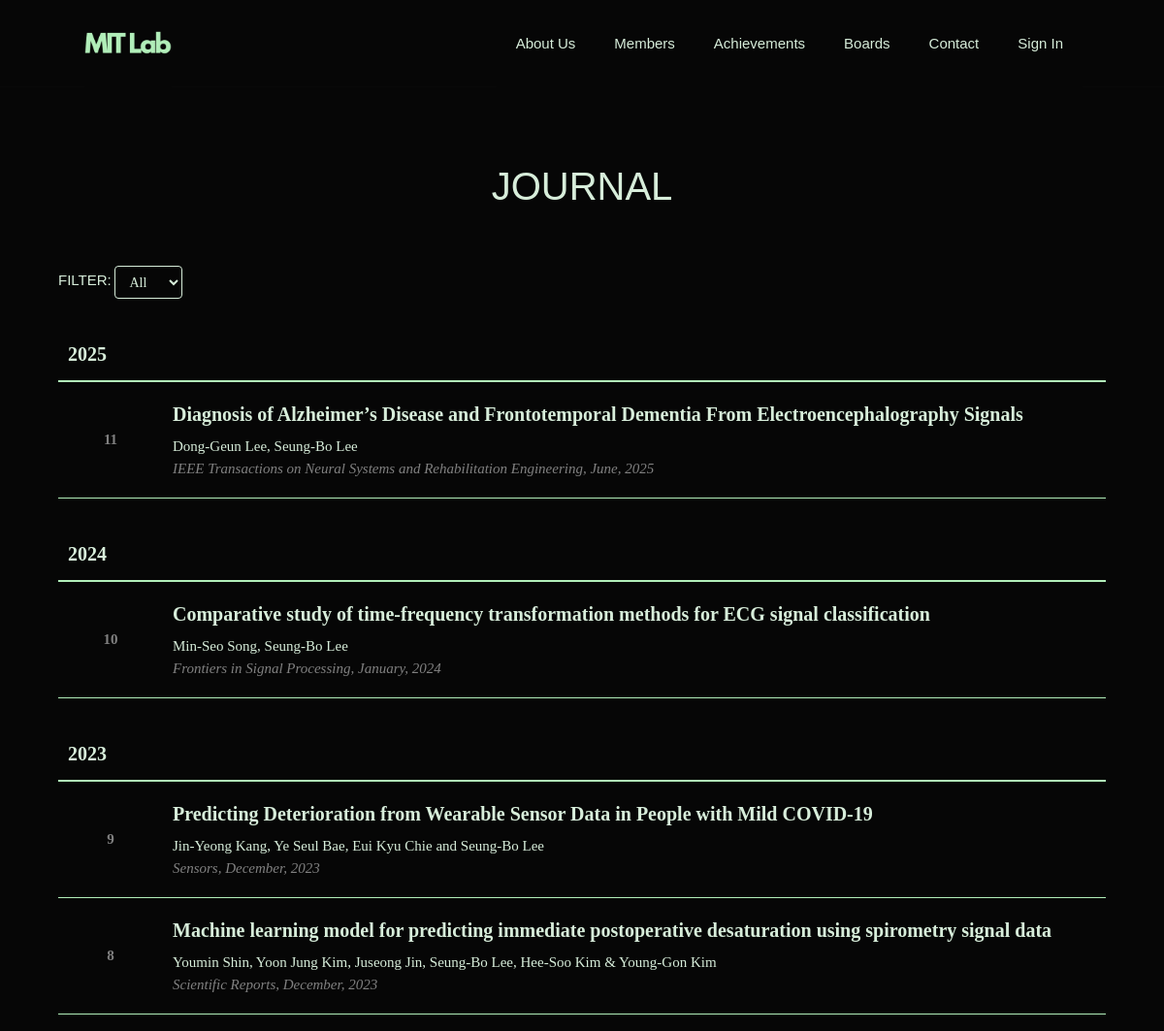
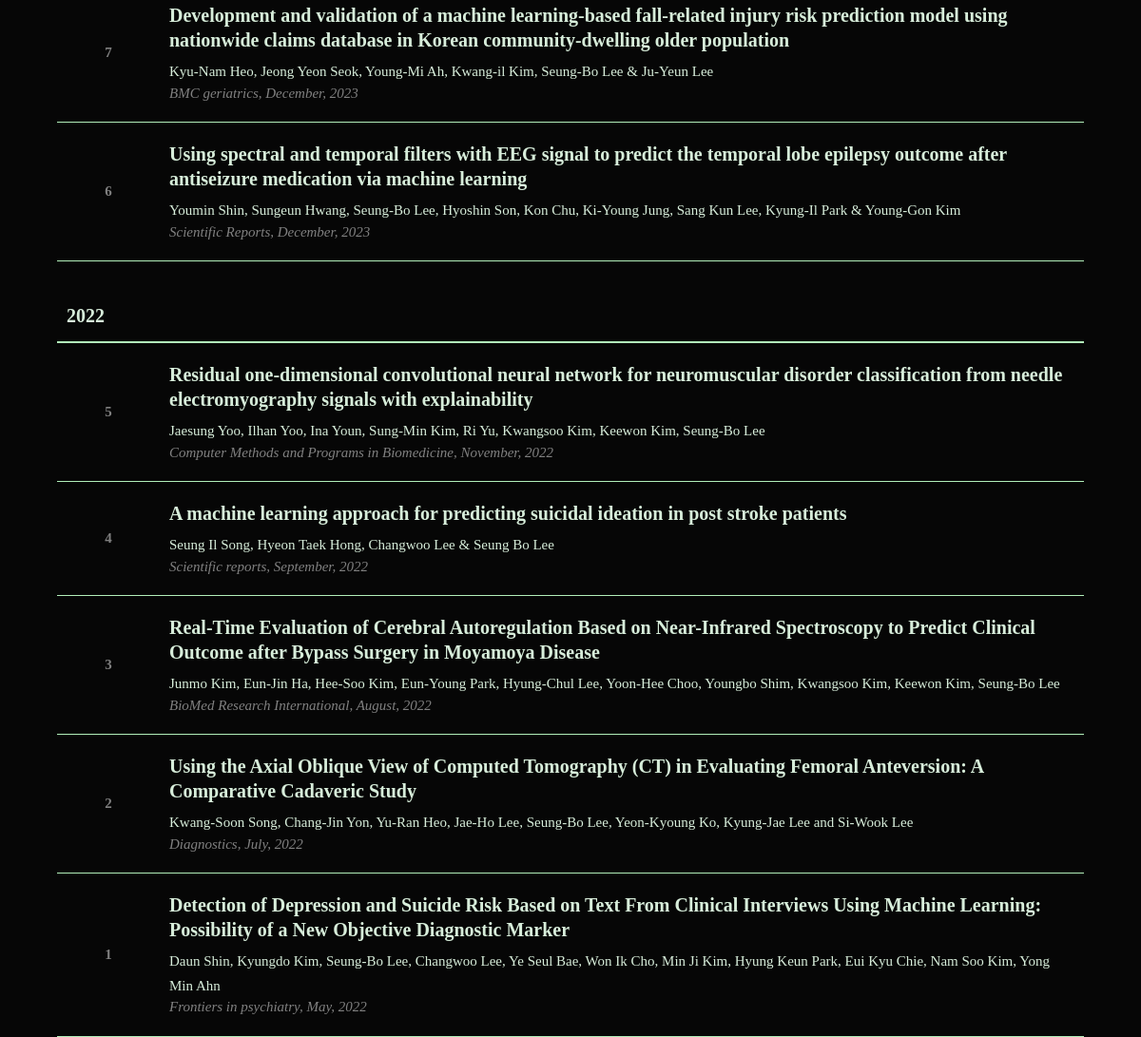
Screenshot of /paper with the database file from the repository (2 pictures, top to bottom).
### app.py (models this page shows)
class Paper(db.Model):
    id = db.Column(db.Integer, primary_key=True)
    title = db.Column(db.String(300), nullable=False)
    author = db.Column(db.String(200), nullable=False)
    journal = db.Column(db.String(200), nullable=False)
    month = db.Column(db.String(50))
    year = db.Column(db.Integer, nullable=False)
    link = db.Column(db.String(300), nullable=True)

### app.py (the view)
@app.route('/paper')
def paper():
    selected_year = request.args.get('year', 'all')
    page = request.args.get('page', 1, type=int)
    per_page = 15
    all_papers = Paper.query.all()
    MONTH_ORDER = {month: index for index, month in enumerate(month_name) if month}
    sorted_papers = sorted(
        all_papers,
        key=lambda p: (
            p.year,
            MONTH_ORDER.get(p.month, 0)  # 잘못된 month 값은 0 처리되어 맨 뒤로
        ),
        reverse=True
    )
    years = sorted(list({p.year for p in sorted_papers}), reverse=True)
    if selected_year != 'all':
        sorted_papers = [p for p in sorted_papers if str(p.year) == selected_year]
    total = len(sorted_papers)
    start = (page - 1) * per_page
    end = start + per_page
    paginated_papers = sorted_papers[start:end]
    return render_template('paper.html',
                            papers=paginated_papers,
                            all_papers=sorted_papers if selected_year == 'all' else None,
                            selected_year=selected_year,
                            years=years,
                            page=page,
                            total=total,
                            per_page=per_page)

### app.py (called while the page is built)
@app.context_processor
def inject_csrf_token():
    return dict(csrf_token=generate_csrf)

### templates/paper.html (shortened to what this page needs)
{% extends "base.html" %}
{% block content %}
    <div class="container-fluid mt-5 paper-container">
        <div class="d-flex justify-content-between align-items-center my-5">
            <h2 class="section-title">Journal</h2>
            <form method="GET" class="form-inline mb-4">
                <label for="year">Filter:</label>
                <select name="year" class="form-control custom-select" onchange="this.form.submit()">
                    <option value="all" {% if selected_year == 'all' %}selected{% endif %}>All</option>
                </select>
            </form>
                {% set current_year = '' %}
                <table class="paper-table">
                    <colgroup>
                        <col width="50px">
                        <col>
                    </colgroup>
                    {% for paper in papers %}
                        {% if selected_year == 'all' and (loop.index0 == 0 or papers[loop.index0 - 1].year != paper.year) %}
                            {% if not loop.first %}</tbody>{% endif %}
                            <thead>
                                <tr>
                                    <th colspan="2" class="year-header">{{ paper.year }}</th>
                                </tr>
                            </thead>
                            <tbody>
                            {% set current_year = paper.year|string %}
                        {% endif %}
                        <tr class="bg1 clickable-row" data-href="{{ paper.link }}">
                            <td class="num" style="width: 10%">
                                {{ total + 1 - ((page - 1) * per_page + loop.index) }}
                            </td>
                            <td class="name_title">
                                <a href="{{ paper.link }}" target="_blank">
                                    <span class="text_title">{{ paper.title }}</span>
                                    <span class="text_author">{{ paper.author }}</span>
                                    <span class="text_journal_vol">
                                        <i>{{ paper.journal }}, {% if paper.month %}{{ paper.month }}, {% endif %} {{ paper.year }}</i>
                                    </span>
                                </a>
                            </td>
                        </tr>
                        {% if loop.last %}
                            </tbody>
                        {% endif %}
                    {% endfor %}
                </table>
        </div>
    </div>
{% endblock %}

### static/css/style.css (style rules this page uses)
body { padding-top: 90px; font-family: 'Pretendard', serif; font-size: 15px; background-color: #060606; color: #d7edda; line-height: 1.7; }
html, body { margin: 0; padding: 0; overflow-x: hidden; overflow-y: auto; }
h1, .h1, h2, .h2, h3, .h3, h4, .h4, h5, .h5, h6, .h6, label, button, .btn { font-family: 'Pretendard', sans-serif; text-transform: uppercase; margin: 0; }
h1, .h1, h2, .h2, h3, .h3, h4, .h4, h5, .h5, h6, .h6 { display: block; }
h2 { font-size: 40px; }
h2.section-title { color: #d7edda; margin: 80px 0px 60px; text-align: center; }
form { text-align: left; }
label { font-weight: normal; }
.container-fluid { padding-left: 60px; padding-right: 60px; }
.custom-select { background-color: #060606; color: #d7edda; border: 1px solid #d7edda; border-radius: 4px; padding: 5px 10px; }
.paper-table { border-collapse: collapse; width: 100%; }
.paper-table thead tr { border-bottom: 2px solid #b1eeb9; }
.paper-table th { border-bottom: 1px solid #b1eeb9; font-weight: bold; font-size: 20px; color: #d7edda; padding: 40px 10px 10px; }
.paper-table td { border-bottom: 1px solid #b1eeb9; padding: 10px; }
.paper-table .num { text-align: center; vertical-align: center; font-weight: bold; color: #808080; padding-top: 10px; }
.paper-table .name_title a { display: block; text-decoration: none; color: #b1eeb9; padding: 10px 0; }
.paper-table .text_title { display: block; font-weight: bolder; font-size: 20px; color: #d7edda; line-height: 1.3; margin-bottom: 8px; }
.paper-table .text_author { display: block; font-weight: normal; font-size: 15px; color: #d7edda; }
.paper-table .text_journal_vol { display: block; font-weight: lighter; font-size: 15px; color: #808080; line-height: 1.3; }

### rows the page displays
Paper: year "2025", index "11", title "Diagnosis of Alzheimer’s Disease and Frontotemporal Dementia From Electroencephalography Signals", author "Dong-Geun Lee, Seung-Bo Lee", journal "IEEE Transactions on Neural Systems and Rehabilitation Engineering", month "June"
Paper: year "2024", index "10", title "Comparative study of time-frequency transformation methods for ECG signal classification", author "Min-Seo Song, Seung-Bo Lee", journal "Frontiers in Signal Processing", month "January"
Paper: year "2023", index "9", title "Predicting Deterioration from Wearable Sensor Data in People with Mild COVID-19", author "Jin-Yeong Kang, Ye Seul Bae, Eui Kyu Chie and Seung-Bo Lee", journal "Sensors", month "December"
Paper: index "8", title "Machine learning model for predicting immediate postoperative desaturation using spirometry signal data", author "Youmin Shin, Yoon Jung Kim, Juseong Jin, Seung-Bo Lee, Hee-Soo Kim & Young-Gon Kim", journal "Scientific Reports", month "December", year "2023"
Paper: index "7", title "Development and validation of a machine learning-based fall-related injury risk prediction model using nationwide claims database in Korean community-dwelling older population", author "Kyu-Nam Heo, Jeong Yeon Seok, Young-Mi Ah, Kwang-il Kim, Seung-Bo Lee & Ju-Yeun Lee", journal "BMC geriatrics", month "December", year "2023"
Paper: index "6", title "Using spectral and temporal filters with EEG signal to predict the temporal lobe epilepsy outcome after antiseizure medication via machine learning", author "Youmin Shin, Sungeun Hwang, Seung-Bo Lee, Hyoshin Son, Kon Chu, Ki-Young Jung, Sang Kun Lee, Kyung-Il Park & Young-Gon Kim", journal "Scientific Reports", month "December", year "2023"
Paper: year "2022", index "5", title "Residual one-dimensional convolutional neural network for neuromuscular disorder classification from needle electromyography signals with explainability", author "Jaesung Yoo, Ilhan Yoo, Ina Youn, Sung-Min Kim, Ri Yu, Kwangsoo Kim, Keewon Kim, Seung-Bo Lee", journal "Computer Methods and Programs in Biomedicine", month "November"
Paper: index "4", title "A machine learning approach for predicting suicidal ideation in post stroke patients", author "Seung Il Song, Hyeon Taek Hong, Changwoo Lee & Seung Bo Lee", journal "Scientific reports", month "September", year "2022"
Paper: index "3", title "Real-Time Evaluation of Cerebral Autoregulation Based on Near-Infrared Spectroscopy to Predict Clinical Outcome after Bypass Surgery in Moyamoya Disease", author "Junmo Kim, Eun-Jin Ha, Hee-Soo Kim, Eun-Young Park, Hyung-Chul Lee, Yoon-Hee Choo, Youngbo Shim, Kwangsoo Kim, Keewon Kim, Seung-Bo Lee", journal "BioMed Research International", month "August", year "2022"
Paper: index "2", title "Using the Axial Oblique View of Computed Tomography (CT) in Evaluating Femoral Anteversion: A Comparative Cadaveric Study", author "Kwang-Soon Song, Chang-Jin Yon, Yu-Ran Heo, Jae-Ho Lee, Seung-Bo Lee, Yeon-Kyoung Ko, Kyung-Jae Lee and Si-Wook Lee", journal "Diagnostics", month "July", year "2022"
Paper: index "1", title "Detection of Depression and Suicide Risk Based on Text From Clinical Interviews Using Machine Learning: Possibility of a New Objective Diagnostic Marker", author "Daun Shin, Kyungdo Kim, Seung-Bo Lee, Changwoo Lee, Ye Seul Bae, Won Ik Cho, Min Ji Kim, Hyung Keun Park, Eui Kyu Chie, Nam Soo Kim, Yong Min Ahn", journal "Frontiers in psychiatry", month "May", year "2022"
